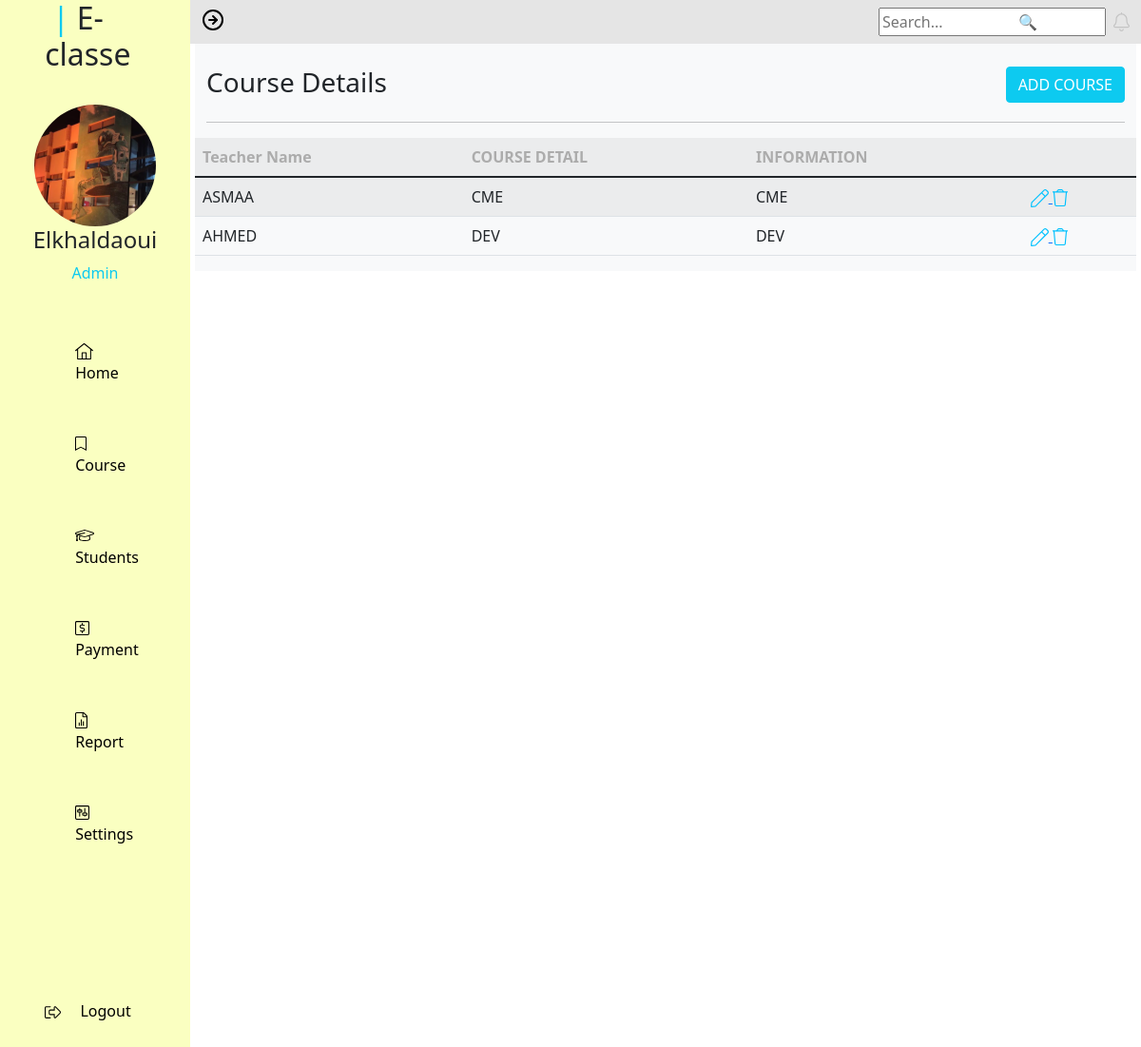
The app's page /course.php (signed in) with its own data.
### tables this page shows
CREATE TABLE `course` (
  `id` int(11) NOT NULL,
  `name` varchar(100) NOT NULL,
  `course` varchar(100) NOT NULL,
  `info` varchar(100) NOT NULL
);

### course.php (the view, shortened to what this page needs)
<?php
include 'assets/navbar.php';
?>
<div style=" width: 99%; margin: auto;" class="container-fluid bg-light">
                        <div class="row mt-4">
                            <div class="col-md d-flex justify-content-between">
                                <div class="">
                                <h3>Course Details</h3>
                                </div>
                                <div class="">
                                <button type="button" class="btn btn-info text-white" data-bs-toggle="modal" data-bs-target="#exampleModal">ADD COURSE</button>
                                </div>
                            </div>
                        </div>
                        <hr id="hr">
                        <div style="overflow-x: auto;" class="row">
                            <table class="table table-hover table-striped">
                                <tr style="color: #ACACAC;">
                                    <th scope="col" style="color: #acacac;">Teacher Name</th>
                                    <th scope="col" style="color: #acacac;">COURSE DETAIL</th>
                                    <th scope="col" style="color: #acacac;">INFORMATION</th>
                                    <th scope="col"></th>
                                </tr>
                                <tbody>
                                    <?php
                                      $connection = mysqli_connect ("localhost","root","","e_classe_db");
                                      $queery = 'SELECT * FROM course' ;
                                      $results = mysqli_query($connection,$queery);
                                      while ($row = mysqli_fetch_assoc($results)){
                                     echo
                                     '<tr>
                                        <td class="align-middle">'.$row['name'].'</td>
                                        <td class="align-middle">'. $row['course'].'</td>
                                        <td class="align-middle">'. $row['info'].'</td>
                                        <td>
                                        <a href="editec.php?id='.$row['id'].'"><svg width="19" height="19" viewBox="0 0 19 19" fill="none" xmlns="http://www.w3.org/2000/svg">
                                        </svg>
                                        </a>
                                        <a href="deletec.php?id='.$row['id'].'">
                                        </a>
                                        </td>
                                      </tr> ';
                                      }
                                     ?>
                                </tbody>
                            </table>
                        </div>
                    </div>
<?php
include './js.php';
?>

### css/style.css (style rules this page uses)
a { text-decoration: none; }
hr { visibility: hidden; }
#hr { visibility: visible; }
html { height: 100%; }
body { height: 100%; }
.container-fluid { height: 100%; }

### records on screen
course: name "ASMAA", course "CME", info "CME"
course: name "AHMED", course "DEV", info "DEV"

### other values on screen
$_SESSION['name'] "Elkhaldaoui"
